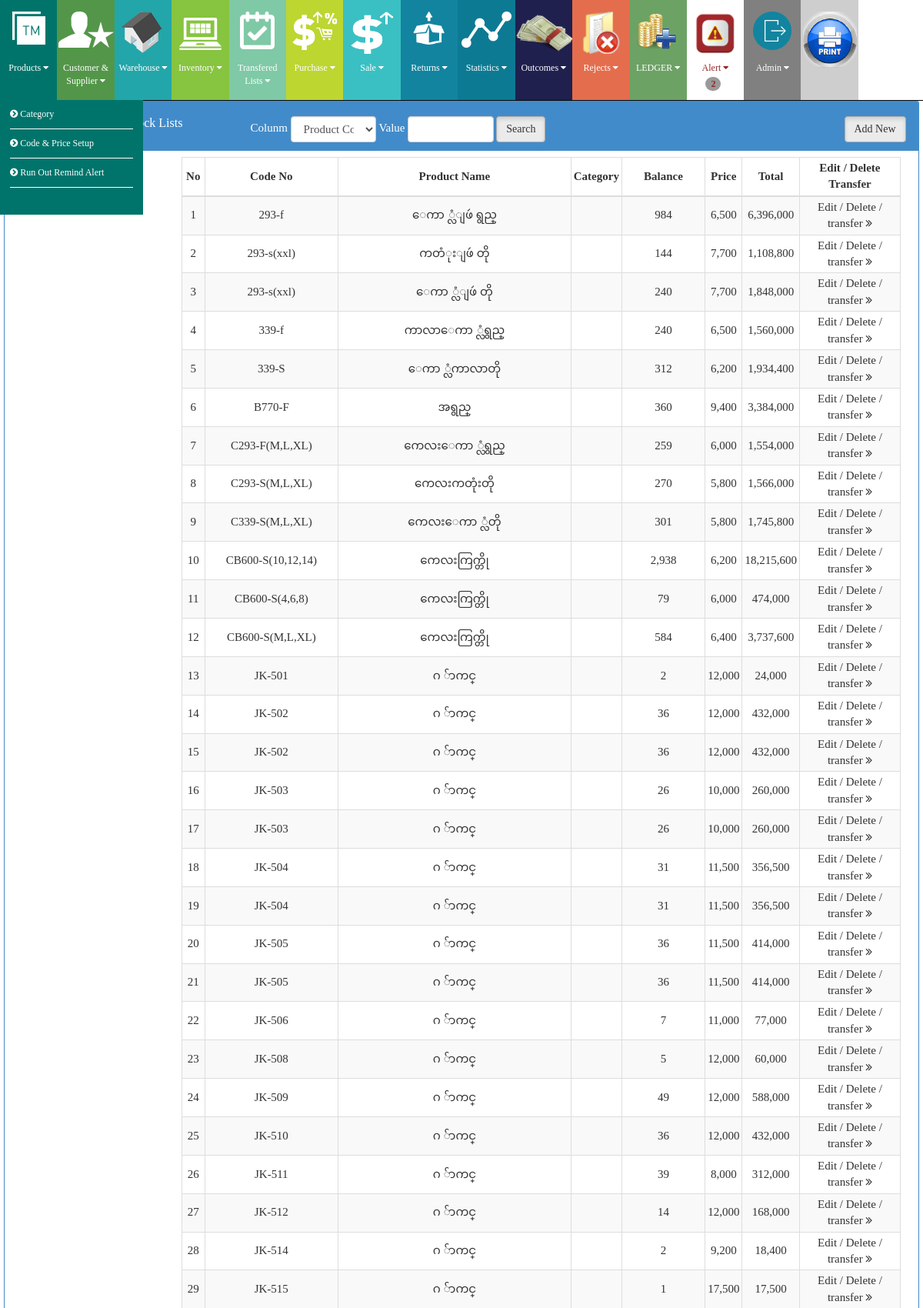
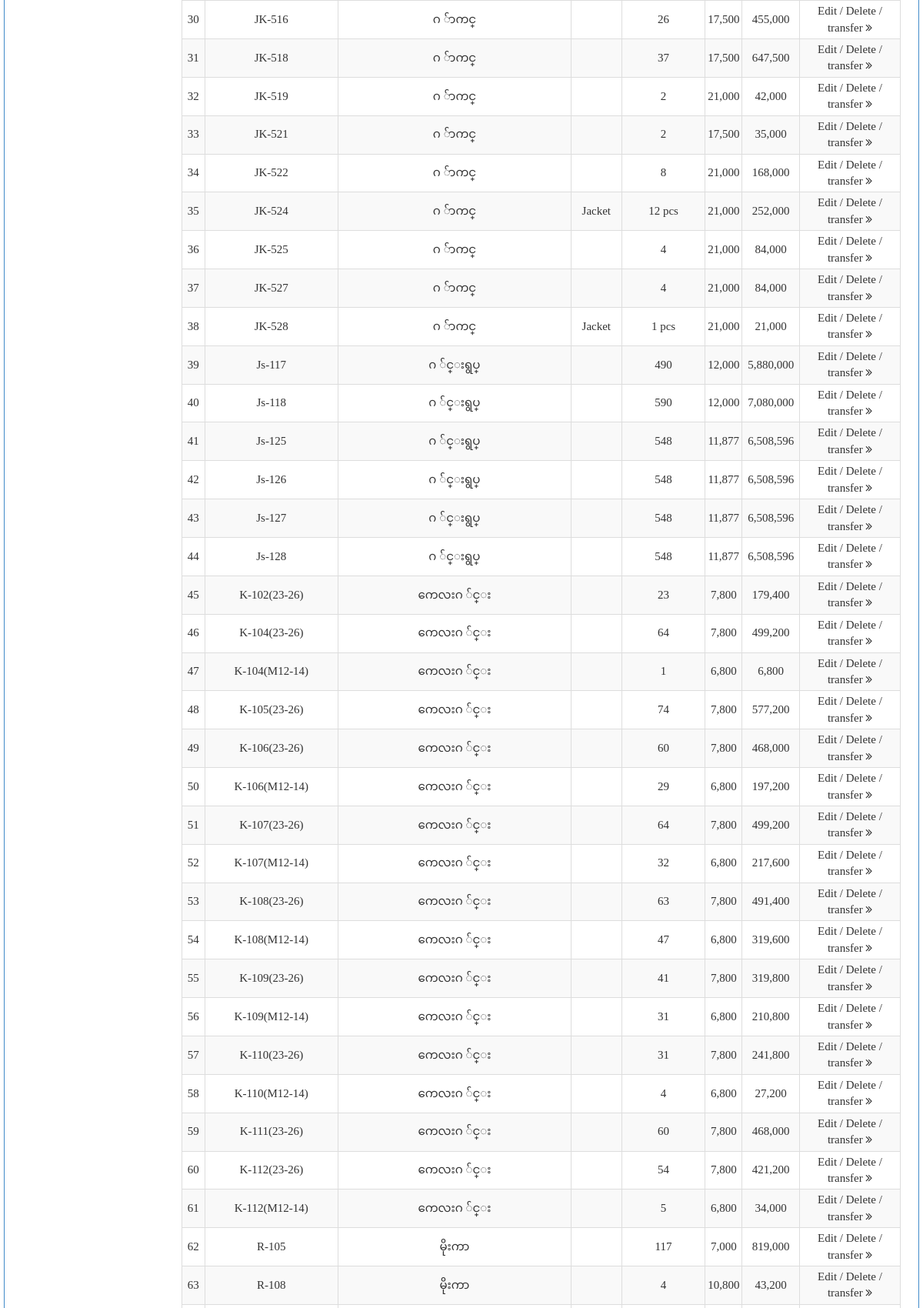
The page /index.php/admin/data_list/warehouse1 (signed in, upper part) on the database its author committed (2 pictures, top to bottom).
### tables this page shows
CREATE TABLE IF NOT EXISTS `tbl_warehouse1` (
  `id` int(11) NOT NULL AUTO_INCREMENT,
  `product_code` varchar(30) NOT NULL,
  `product_name` tinytext NOT NULL,
  `unit` varchar(50) NOT NULL,
  `quantity` int(11) NOT NULL,
  `price` double NOT NULL,
  `category` varchar(100) NOT NULL,
  `date` date NOT NULL,
  PRIMARY KEY (`id`)
);

### application/controllers/admin.php (called while the page is built, shortened)
<?php if ( ! defined('BASEPATH')) exit('No direct script access allowed');
class Admin extends CI_Controller
{
	var $data;
	function __construct()
	{
		$this->load->model('admin_model');
	}
	?>
		<?php
	function data_list($table)
	{
		if(get_cookie("admin_cookie"))
		{
		$data = $this->data;
			$table=$this->uri->segment(3);
			$data["unit"]=$this->admin_model->grab_unit();
			switch($table)
			{
				case "warehouse1" :
				if($this->uri->segment(4))
				{
					$data["lists"]=$this->db->order_by("product_code","ASC")->get_where("tbl_warehouse1",array('category'=>urldecode($this->uri->segment(4))));
				}
				else
				{
					$data["lists"]=$this->db->order_by("product_code","ASC")->get("tbl_".$table);
				}
				$data["categories"]=$this->db->query("SELECT DISTINCT category FROM tbl_warehouse1 order by category ASC");
				$data["grab_tbl_id"]=$this->admin_model->grab_tbl_id("tbl_subwarehouse");
				break;
			}
			$data["main_content"]=$table;
			$this->load->view("admin/template",$data);
		}
		else
		{
			redirect("site");
		}
	}
}

### index.php (called while the page is built, shortened)
<?php
require_once BASEPATH.'core/CodeIgniter.php';

### application/views/admin/warehouse1.php (the view, shortened to what this page needs)
       <div class="panel panel-primary">
         <div class="panel-heading heading-over">
         <div class="container">
             <div class="col-lg-3 col-md-3">  <h3 class="panel-title"><i class="fa fa-bars"></i> Main Warehouse Stock Lists </h3></div>
             <div class="col-lg-8 col-md-8">
                  <form name="singlesearch" id="warehouse1" class="searchform">
         Colunm <select name="colunm" class="form-control-sale" >
                 <option value="product_code">Product Code</option>
         </select>
         Value <input type="text" name="search" class="form-control-sale" onkeyup="searchsingle('warehouse1')" />
        <input type="button" class="btn btn-default active" value="<?=$search?>" onclick="searchsingle('warehouse1')">
       </form>
             </div>
             <div class="col-lg-1 col-md-1 text-right">
              <?=anchor("admin/insert_form/warehouse1_form",$addnew,'class="btn btn-default active"')?>
             </div>
         </div>
         </div>
         <div class="panel-body">
           <div class="table-responsive panel-over">
            <div class="col-md-2" style="position:fixed;width:200px;overflow:scroll;height:450px">
         <strong>Categories</strong>
           <ul class="sidebar-menu" type="square">
         <?php
          foreach($categories->result() as $category):
                     ?>
             <li class="">
                <?=anchor("admin/data_list/warehouse1/".urlencode($category->category),'<i class="fa fa-"></i><span>'.$category->category.'</span>')?>
             </li>
             <?php endforeach ?>
         </ul>
         <br/>
         <br/>
         </div>
           <div class="col-md-10" style="margin-left:200px">
             <table class="table table-bordered table-hover table-striped tablesorter">
               <thead  class="thead-over">
                 <tr>
                 <th>No</th>
                   <th width="200"><?=$product_code?></th>
                   <th width="370"><?=$product_name?></th>
                   <th>Category</th>
                   <th>Balance</th>
                   <th width=""><?=$price?></th>
                   <th> Total</th>
                   <th width="150">
                    <?=$edit?> / <?=$delete?>
            Transfer
            </th>
                 </tr>
               </thead>
               <tbody id="content">
               <?php
               $count=1;
	foreach($lists->result() as $list):
           ?>
                 <tr>
                 <td><?=$count?></td>
                   <td><?=$list->product_code?></td>
                   <td><?=$list->product_name?></td>
                   <td><?=$list->category?></td>
                    <td><?=number_format($list->quantity)?> <?=$list->unit?> </td>
                   <td><?=number_format($list->price)?></td>
                   <td><?=(number_format($list->price*$list->quantity))?></td>
                <td width="150">
                    <a href="javascript:makeedit('<?=$list->id?>','warehouse1')"><?=$edit?></a>
                     /
               <a href="javascript:makedelete('<?=$list->id?>','warehouse1','<?=$this->uri->segment(4)?>')"><?=$delete?></a>
                   /
                    <?=anchor('admin/transfer/'.$list->id,'transfer <i class="fa fa-angle-double-right"></i>', ' class="transfer"  data-toggle="modal" data-toggle="modal" data-target="#transfer'.$list->id.'" title='.$list->product_name);?>
</td>
                 </tr>
                  <?php
                  $count++;
   		endforeach;
   				        ?>
               </tbody>
             </table>
           </div>
           </div>
         </div>
       </div>

### css/signin.css (style rules this page uses)
body { padding-top: 40px; padding-bottom: 40px; }

### css/main.css (style rules this page uses)
input, select { padding:0; margin:0; border:none; }
.sidebar-menu { margin: 0; padding: 0; }
.heading-over { position: fixed; width: 99%; z-index: 1000; }
.panel-over { margin-top: 5%; }
a { cursor: pointer; }
.form-control-sale { margin:auto; height:34px; width:15%; padding:6px 12px; line-height: 1.428571429; color: #555555; vertical-align: middle; background-color: #ffffff; border: 1px solid #cccccc; border-radius: 4px; -webkit-box-shadow: inset 0 1px 1px rgba(0, 0, 0, 0.075); box-shadow: inset 0 1px 1px rgba(0, 0, 0, 0.075); -webkit-transition: border-color ease-in-out 0.15s, box-shadow ease-in-out 0.15s; transition: border-color ease-in-out 0.15s, box-shadow ease-in-out 0.15s; }
a { text-decoration:none !important; color:inherit; }
body { padding:0; margin:0px; font-family: 'dinregular'; }
.dropItemCon { position:relative; margin:auto; width:inherit; }
.navDropItem { position:relative; margin:auto; width:160px; padding-left:0px; color:#FFF; text-align:left; font-size:12px; padding-top:10px; padding-bottom:10px; border-bottom:thin solid #FFF; }

### rows shown on the page
tbl_warehouse1: product_code "293-f", product_name "ေကာ ္လံျဖဴ ရွည္", quantity "984", price "6,500", $list->price*$list->quantity "6,396,000", id+product_name "transfer"
tbl_warehouse1: product_code "293-s(xxl)", product_name "ကတံုးျဖဴ တို", quantity "144", price "7,700", $list->price*$list->quantity "1,108,800", id+product_name "transfer"
tbl_warehouse1: product_code "293-s(xxl)", product_name "ေကာ ္လံျဖဴ တို", quantity "240", price "7,700", $list->price*$list->quantity "1,848,000", id+product_name "transfer"
tbl_warehouse1: product_code "339-f", product_name "ကာလာေကာ ္လံရွည္", quantity "240", price "6,500", $list->price*$list->quantity "1,560,000", id+product_name "transfer"
tbl_warehouse1: product_code "339-S", product_name "ေကာ ္လံကာလာတို", quantity "312", price "6,200", $list->price*$list->quantity "1,934,400", id+product_name "transfer"
tbl_warehouse1: product_code "B770-F", product_name "အရွည္", quantity "360", price "9,400", $list->price*$list->quantity "3,384,000", id+product_name "transfer"
tbl_warehouse1: product_code "C293-F(M,L,XL)", product_name "ကေလးေကာ ္လံရွည္", quantity "259", price "6,000", $list->price*$list->quantity "1,554,000", id+product_name "transfer"
tbl_warehouse1: product_code "C293-S(M,L,XL)", product_name "ကေလးကတုံးတို", quantity "270", price "5,800", $list->price*$list->quantity "1,566,000", id+product_name "transfer"
tbl_warehouse1: product_code "C339-S(M,L,XL)", product_name "ကေလးေကာ ္လံတို", quantity "301", price "5,800", $list->price*$list->quantity "1,745,800", id+product_name "transfer"
tbl_warehouse1: product_code "CB600-S(10,12,14)", product_name "ကေလးကြက္တို", quantity "2,938", price "6,200", $list->price*$list->quantity "18,215,600", id+product_name "transfer"
tbl_warehouse1: product_code "CB600-S(4,6,8)", product_name "ကေလးကြက္တို", quantity "79", price "6,000", $list->price*$list->quantity "474,000", id+product_name "transfer"
tbl_warehouse1: product_code "CB600-S(M,L,XL)", product_name "ကေလးကြက္တို", quantity "584", price "6,400", $list->price*$list->quantity "3,737,600", id+product_name "transfer"
tbl_warehouse1: product_code "JK-501", product_name "ဂ ်ာကင္", quantity "2", price "12,000", $list->price*$list->quantity "24,000", id+product_name "transfer"
tbl_warehouse1: product_code "JK-502", product_name "ဂ ်ာကင္", quantity "36", price "12,000", $list->price*$list->quantity "432,000", id+product_name "transfer"
tbl_warehouse1: product_code "JK-502", product_name "ဂ ်ာကင္", quantity "36", price "12,000", $list->price*$list->quantity "432,000", id+product_name "transfer"
tbl_warehouse1: product_code "JK-503", product_name "ဂ ်ာကင္", quantity "26", price "10,000", $list->price*$list->quantity "260,000", id+product_name "transfer"
tbl_warehouse1: product_code "JK-503", product_name "ဂ ်ာကင္", quantity "26", price "10,000", $list->price*$list->quantity "260,000", id+product_name "transfer"
tbl_warehouse1: product_code "JK-504", product_name "ဂ ်ာကင္", quantity "31", price "11,500", $list->price*$list->quantity "356,500", id+product_name "transfer"
tbl_warehouse1: product_code "JK-504", product_name "ဂ ်ာကင္", quantity "31", price "11,500", $list->price*$list->quantity "356,500", id+product_name "transfer"
tbl_warehouse1: product_code "JK-505", product_name "ဂ ်ာကင္", quantity "36", price "11,500", $list->price*$list->quantity "414,000", id+product_name "transfer"
tbl_warehouse1: product_code "JK-505", product_name "ဂ ်ာကင္", quantity "36", price "11,500", $list->price*$list->quantity "414,000", id+product_name "transfer"
tbl_warehouse1: product_code "JK-506", product_name "ဂ ်ာကင္", quantity "7", price "11,000", $list->price*$list->quantity "77,000", id+product_name "transfer"
tbl_warehouse1: product_code "JK-508", product_name "ဂ ်ာကင္", quantity "5", price "12,000", $list->price*$list->quantity "60,000", id+product_name "transfer"
tbl_warehouse1: product_code "JK-509", product_name "ဂ ်ာကင္", quantity "49", price "12,000", $list->price*$list->quantity "588,000", id+product_name "transfer"
tbl_warehouse1: product_code "JK-510", product_name "ဂ ်ာကင္", quantity "36", price "12,000", $list->price*$list->quantity "432,000", id+product_name "transfer"
tbl_warehouse1: product_code "JK-511", product_name "ဂ ်ာကင္", quantity "39", price "8,000", $list->price*$list->quantity "312,000", id+product_name "transfer"
tbl_warehouse1: product_code "JK-512", product_name "ဂ ်ာကင္", quantity "14", price "12,000", $list->price*$list->quantity "168,000", id+product_name "transfer"
tbl_warehouse1: product_code "JK-514", product_name "ဂ ်ာကင္", quantity "2", price "9,200", $list->price*$list->quantity "18,400", id+product_name "transfer"
tbl_warehouse1: product_code "JK-515", product_name "ဂ ်ာကင္", quantity "1", price "17,500", $list->price*$list->quantity "17,500", id+product_name "transfer"
tbl_warehouse1: product_code "JK-516", product_name "ဂ ်ာကင္", quantity "26", price "17,500", $list->price*$list->quantity "455,000", id+product_name "transfer"
tbl_warehouse1: product_code "JK-518", product_name "ဂ ်ာကင္", quantity "37", price "17,500", $list->price*$list->quantity "647,500", id+product_name "transfer"
tbl_warehouse1: product_code "JK-519", product_name "ဂ ်ာကင္", quantity "2", price "21,000", $list->price*$list->quantity "42,000", id+product_name "transfer"
tbl_warehouse1: product_code "JK-521", product_name "ဂ ်ာကင္", quantity "2", price "17,500", $list->price*$list->quantity "35,000", id+product_name "transfer"
tbl_warehouse1: product_code "JK-522", product_name "ဂ ်ာကင္", quantity "8", price "21,000", $list->price*$list->quantity "168,000", id+product_name "transfer"
tbl_warehouse1: product_code "JK-524", product_name "ဂ ်ာကင္", category "Jacket", quantity "12", unit "pcs", price "21,000", $list->price*$list->quantity "252,000", id+product_name "transfer"
tbl_warehouse1: product_code "JK-525", product_name "ဂ ်ာကင္", quantity "4", price "21,000", $list->price*$list->quantity "84,000", id+product_name "transfer"
tbl_warehouse1: product_code "JK-527", product_name "ဂ ်ာကင္", quantity "4", price "21,000", $list->price*$list->quantity "84,000", id+product_name "transfer"
tbl_warehouse1: product_code "JK-528", product_name "ဂ ်ာကင္", category "Jacket", quantity "1", unit "pcs", price "21,000", $list->price*$list->quantity "21,000", id+product_name "transfer"
tbl_warehouse1: product_code "Js-117", product_name "ဂ ်င္းရွပ္", quantity "490", price "12,000", $list->price*$list->quantity "5,880,000", id+product_name "transfer"
tbl_warehouse1: product_code "Js-118", product_name "ဂ ်င္းရွပ္", quantity "590", price "12,000", $list->price*$list->quantity "7,080,000", id+product_name "transfer"

### other values the page prints
get_cookie("admin_cookie") "Admin"
$product_code "Code No"
$product_name "Product Name"
$price "Price"
$edit "Edit"
$delete "Delete"
